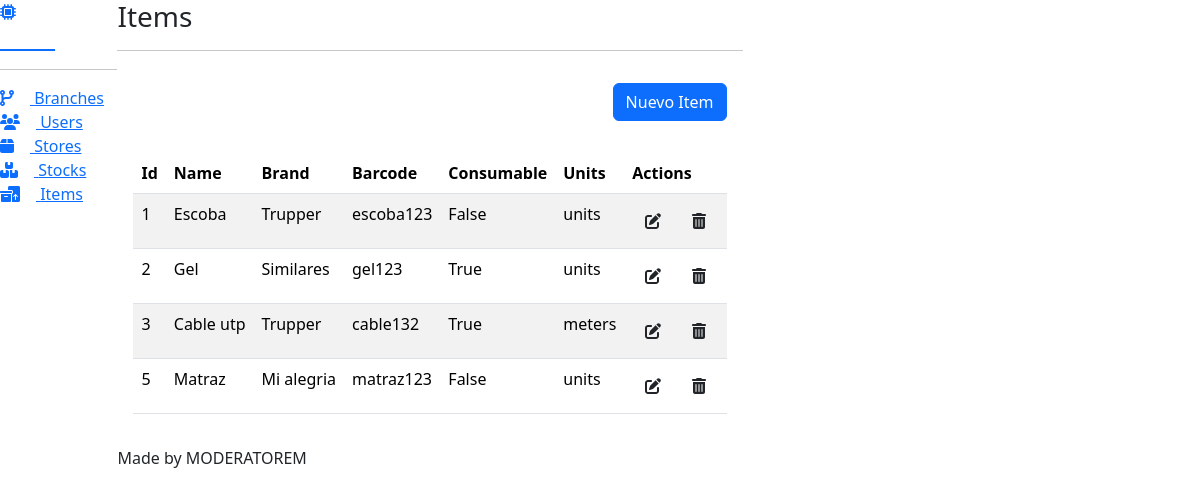
/stores/items/, run on an earlier commit of the app's database.
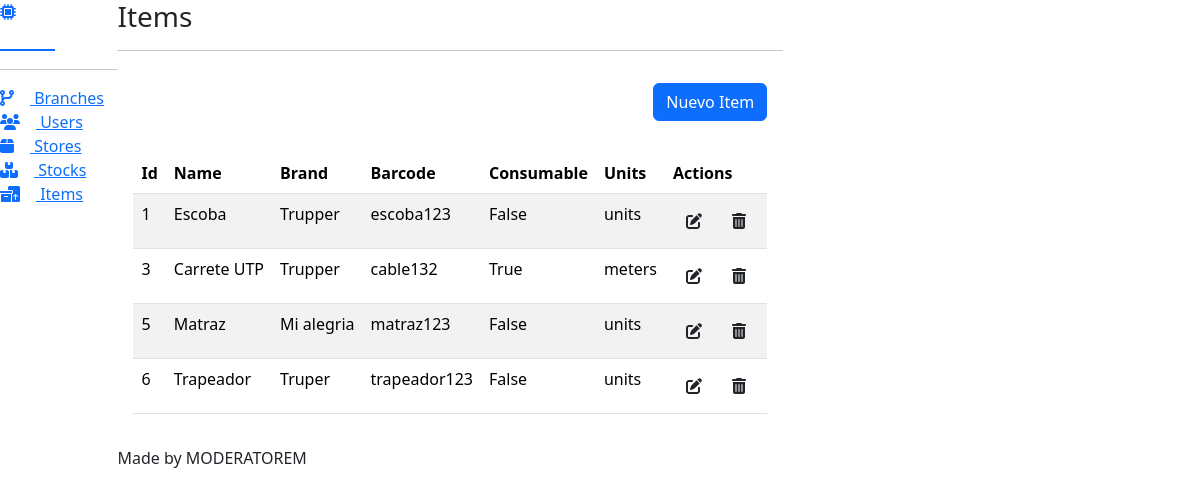
And on a later commit of the database.
### apps/stores/models.py (models this page shows, shortened)
class Item(Base):
    class Units(models.TextChoices):
        UNITS = "units"
        METERS = "meters"
        LITERS = "liters"
    name = models.CharField("Name", max_length=50, blank=False, null=False)
    description = models.CharField(
        "Description", max_length=50, blank=False, null=False
    )
    brand = models.CharField("Brand", max_length=50, blank=False, null=False)
    barcode = models.CharField("Barcode", max_length=50, blank=False, null=False)
    consumable = models.BooleanField("Consumable", default=False)
    units = models.CharField(
        "Units", max_length=20, choices=Units.choices, blank=False, null=False
    )
    class Meta:
        verbose_name = "Item"
        verbose_name_plural = "Items"

### apps/stores/views/item_views.py (the view)
# urls.py: path("", item_views.ListItems.as_view(), name="index"),
class ListItems(generic.ListView):
    template_name = "items/index.html"
    context_object_name = "items"
    model = models.Item
    queryset = model.objects.filter(is_active=True)

### templates/items/index.html (shortened to what this page needs)
{% extends 'index.html' %}
{% block body %}
  <div class="d-flex justify-content-end align-items-center">
    <div class="col-12 text-end p-3">
      <a href="{% url 'stores:items:create' %}" class="btn btn-primary">Nuevo Item</a>
    </div>
  </div>
  {% if items %}
    <div class="d-flex justify-content-center">
      <div class="col-12 p-3">
        <table class="table patientsHeadClass table-striped">
          <thead>
            <tr>
              <th>Id</th>
              <th>Name</th>
              <th>Brand</th>
              <th>Barcode</th>
              <th>Consumable</th>
              <th>Units</th>
              <th>Actions</th>
            </tr>
          </thead>
          <tbody>
            {% for item in items %}
              <tr>
                <td>{{ item.id }}</td>
                <td>{{ item.name }}</td>
                <td>{{ item.brand }}</td>
                <td>{{ item.barcode }}</td>
                <td>{{ item.consumable }}</td>
                <td>{{ item.units }}</td>
                <td>
                  <a href="{% url 'stores:items:update' item.id %}" class="btn"><i class="fa-solid fa-pen-to-square"></i></a>
                  <button class="btn" onclick="openModal('#modal_item','{% url 'stores:items:delete' item.id %}')"><i class="fa-solid fa-trash-can"></i></button>
                </td>
              </tr>
            {% endfor %}
          </tbody>
        </table>
      </div>
    </div>
  {% else %}
    <h1>No existen items</h1>
  {% endif %}
{% endblock %}

### templates/index.html (shortened to what this page needs)
{% load static %}
{% load compress %}
<!DOCTYPE html>
<html lang="en">
  <head>
    <link href="https://cdn.jsdelivr.net/npm/bootstrap@5.3.2/dist/css/bootstrap.min.css" rel="stylesheet">
    {% compress css %}
      <link type="text/x-scss" href="{% static 'scss/index.scss' %}" rel="stylesheet" media="screen">
    {% endcompress %}
  </head>
  <body>
    <div class="d-flex">
      {% include "navbar.html" %}
      <div class="sideMainContainer mainContainer">
        <header>
          <h3>
          </h3>
          <hr />
        </header>
        <main class="mainContent">
          {% block body %}{% endblock body %}
        </main>
		{% include 'footer.html' %}
      </div>
    </div>
  </body>
</html>

### templates/navbar.html (shortened to what this page needs)
<nav class="sidebar">
  <div class="sidebar__sidebarRouteContainer">
    <a class="sidebar__sidebarRoute" href="{% url 'index' %}">
      <i class="fa-solid fa-microchip me-3"></i>
      <h4 class="text-white m-0">DAPI</h4>
    </a>
    <hr />
  </div>
  <div class="d-flex flex-column">
    <div class="sidebar__sidebarRouteContainer">
      <a class="sidebar__sidebarRoute sidebar__sidebarRoute--button" href="{% url 'branches:index' %}">
        <i class="fa-solid fa-code-branch me-3"></i>
        <span>Branches</span>
      </a>
    </div>
    <div class="sidebar__sidebarRouteContainer">
      <a class="sidebar__sidebarRoute sidebar__sidebarRoute--button" href="{% url 'users:index' %}">
        <i class="fa-solid fa-users me-3"></i>
        <span>Users</span>
      </a>
    </div>
    <div class="sidebar__sidebarRouteContainer">
      <a class="sidebar__sidebarRoute sidebar__sidebarRoute--button" href="{% url 'stores:index' %}">
        <i class="fa-solid fa-box me-3"></i>
        <span>Stores</span>
      </a>
    </div>
    <div class="sidebar__sidebarRouteContainer">
      <a class="sidebar__sidebarRoute sidebar__sidebarRoute--button" href="{% url 'stores:stocks:index' %}">
        <i class="fa-solid fa-boxes-stacked me-3"></i>
        <span>Stocks</span>
      </a>
    </div>
    <div class="sidebar__sidebarRouteContainer">
      <a class="sidebar__sidebarRoute sidebar__sidebarRoute--button" href="{% url 'stores:items:index' %}">
        <i class="fa-solid fa-boxes-packing me-3"></i>
        <span>Items</span>
      </a>
    </div>
    <form method="POST" action="{% url 'users:logout' %}">
      <div class="sidebar__sidebarRouteContainer">
        <button class="btn w-100 sidebar__sidebarRoute sidebar__sidebarRoute--button" type="submit">
          <span class="text-white">
            <i class="fa-solid fa-door-open me-3"></i>
            <span>Logout</span>
          </span>
        </button>
      </div>
    </form>
  </div>
</nav>

### templates/footer.html
<footer class="footerContent">Made by MODERATOREM</footer>

What changed in the data, as far as the page shows it:
removed Item: id "2", name "Gel", brand "Similares", barcode "gel123", consumable "True", units "units"
changed Item "cable132": name "Cable utp" → "Carrete UTP"
added Item: id "6", name "Trapeador", brand "Truper", barcode "trapeador123", consumable "False", units "units"
